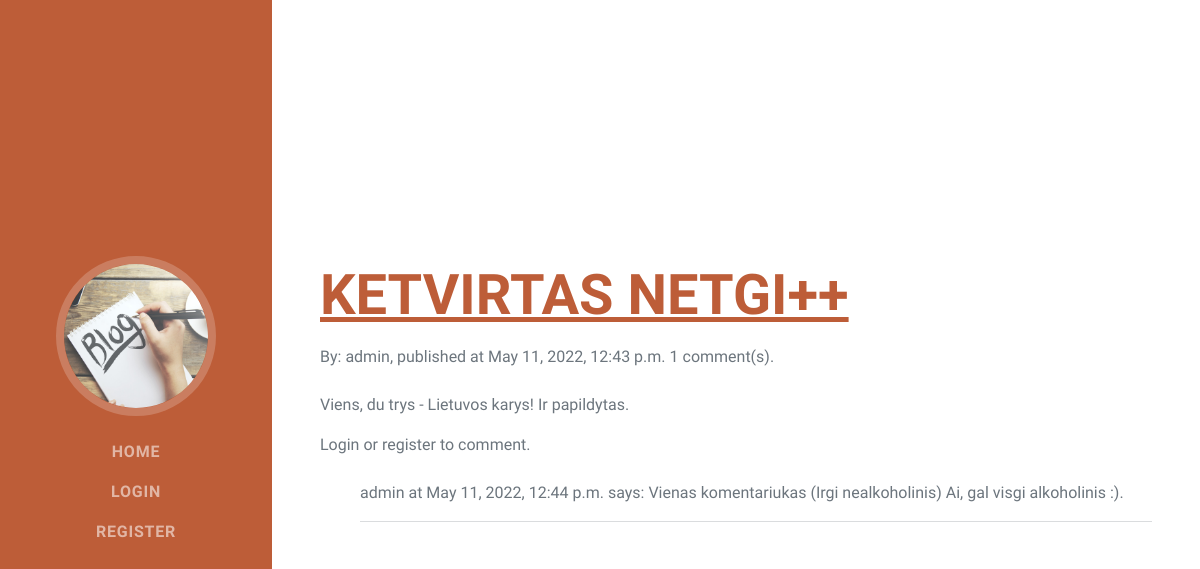
/blog/14, run on the app's committed database.
### blog/models.py (models this page shows, shortened)
class BlogPost(models.Model):
  post_title = models.CharField('Post tile', max_length=500, null=True)
  post_author = models.ForeignKey(User, on_delete=models.SET_NULL, null=True)
  pub_time = models.DateTimeField('Publication time', auto_now_add=True, null=True, blank=True)
  post_text = HTMLField()
  class Meta:
      verbose_name = 'Post'
      verbose_name_plural = 'Posts'
  @property
  def comment_count(self):
      comments = Comment.objects.filter(comment_post_id=self.id)
      count = 0
      for row in comments:
          count += 1
      return count

class Comment(models.Model):
  comment_post = models.ForeignKey(BlogPost, on_delete=models.CASCADE, null=True, blank=True)
  comment_author = models.ForeignKey(User, on_delete=models.SET_NULL, null=True)
  pub_time = models.DateTimeField('Publication time', auto_now_add=True, null=True, blank=True)
  comment_text = models.TextField('Comment')
  class Meta:
      verbose_name = 'Comment'
      verbose_name_plural = 'Comments'
      ordering = ('-pub_time',)

### blog/views.py (the view, shortened to what this page needs)
# urls.py: path('<int:pk>', views.BlogPostView.as_view(), name='blogpost'),
class BlogPostView(DetailView):
  model = BlogPost
  template_name = 'blogpost.html'
  def get_context_data(self, **kwargs):
    context = super().get_context_data(**kwargs)
    pk = self.kwargs["pk"]
    form = CommentForm()
    post = get_object_or_404(BlogPost, pk=pk)
    comments = post.comment_set.all()
    context['post'] = post
    context['comments'] = comments
    context['form'] = form
    return context

### blog/templates/blogpost.html (shortened to what this page needs)
{% extends "base.html" %}
{% load crispy_forms_tags %}
{% block content %}
<section class="resume-section" id="skills">
  <div class="resume-section-content">
    <h2 class="mb-3"><a href="{% url 'blogpost' blogpost.id %}">{{blogpost.post_title}}</a></h2>
    <div class="mb-3">By: {{ blogpost.post_author }}, published at {{ blogpost.pub_time}} {{ blogpost.comment_count}} comment(s).</div>
    <div class="mb-3 mt-4">{{ blogpost.post_text | safe }}</div>
    <span {% if user.is_authenticated %} style="display: none;" {% endif %}>Login or register to comment.</span>
    <div id="commentsection" class="mb-3 mt-4">
      <ul class="fa-ul">
        {% for row in blogpost.comment_set.all %}
        <li>
          {{ row.comment_author }} at {{ row.pub_time}} says: {{ row.comment_text }}.
          <hr>
        </li>
        {% endfor %}
      </ul>
    </div>
  </div>
</section>
{% endblock %}

### data on the page
BlogPost: post_title "KETVIRTAS NETGI++", post_author "admin", pub_time "May 11, 2022, 12:43 p.m.", comment_count "1", post_text "Viens, du trys - Lietuvos karys! Ir papildytas."
Comment: comment_author "admin", pub_time "May 11, 2022, 12:44 p.m.", comment_text "Vienas komentariukas (Irgi nealkoholinis) Ai, gal visgi alkoholinis :)"
